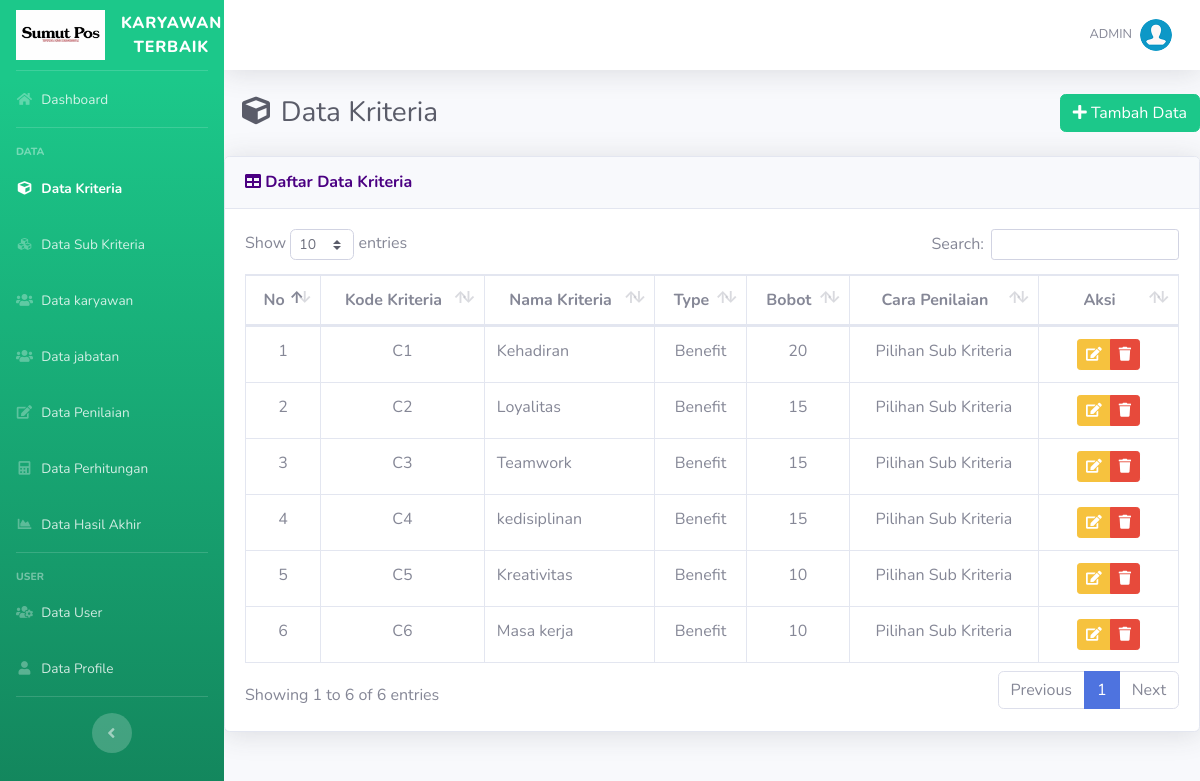
The app's page /list-kriteria.php (signed in) with its own data.
### tables this page shows
CREATE TABLE `kriteria` (
  `id_kriteria` int(11) NOT NULL,
  `kode_kriteria` varchar(10) NOT NULL,
  `nama` varchar(50) NOT NULL,
  `type` enum('Benefit','Cost') NOT NULL,
  `bobot` float NOT NULL,
  `ada_pilihan` tinyint(1) DEFAULT NULL
);

### includes/functions.php (called while the page is built, shortened)
<?php
function get_role() {
	if(isset($_SESSION['user_id']) && isset($_SESSION['role'])) {
		if($_SESSION['role'] == '1') {
			return 'admin';
		} else {
			return 'user';
		}
	} else {
		return false;
	}
}
?>

### list-kriteria.php (the view, shortened to what this page needs)
<?php
require_once('includes/init.php');
$page = "Kriteria";
require_once('template/header.php');
?>
<div class="d-sm-flex align-items-center justify-content-between mb-4">
    <h1 class="h3 mb-0 text-gray-800">&nbsp;&nbsp;<i class="fas fa-fw fa-cube"></i> Data Kriteria</h1>
    <a href="tambah-kriteria.php" class="btn btn-success"> <i class="fa fa-plus"></i> Tambah Data </a>
</div>
<div class="card shadow mb-4">
   <div class="card-header py-3">
    <h6 class="m-0 font-weight-bold" style="color: #4B0082;"><i class="fa fa-table"></i> Daftar Data Kriteria</h6>
</div>
    <div class="card-body">
		<div class="table-responsive">
			<table class="table table-bordered" id="dataTable" width="100%" cellspacing="0">
				<thead class="bg-purple">
					<tr align="center">
						<th>No</th>
						<th>Kode Kriteria</th>
						<th>Nama Kriteria</th>
						<th>Type</th>
						<th>Bobot</th>
						<th>Cara Penilaian</th>
						<th width="15%">Aksi</th>
					</tr>
				</thead>
				<tbody>
				<?php
				$no = 1;
				$query = mysqli_query($koneksi,"SELECT * FROM kriteria ORDER BY kode_kriteria ASC");
				while($data = mysqli_fetch_array($query)):
				?>
					<tr align="center">
						<td><?php echo $no; ?></td>
						<td><?php echo $data['kode_kriteria']; ?></td>
						<td align="left"><?php echo $data['nama']; ?></td>
						<td><?php echo $data['type']; ?></td>
						<td><?php echo $data['bobot']; ?></td>
						<td><?php echo ($data['ada_pilihan']) ? 'Pilihan Sub Kriteria': 'Input Langsung'; ?></td>
						<td>
							<div class="btn-group" role="group">
								<a data-toggle="tooltip" data-placement="bottom" title="Edit Data" href="edit-kriteria.php?id=<?php echo $data['id_kriteria']; ?>" class="btn btn-warning btn-sm"><i class="fa fa-edit"></i></a>
								<a  data-toggle="tooltip" data-placement="bottom" title="Hapus Data" href="hapus-kriteria.php?id=<?php echo $data['id_kriteria']; ?>" onclick="return confirm ('Apakah anda yakin untuk meghapus data ini')" class="btn btn-danger btn-sm"><i class="fa fa-trash"></i></a>
							</div>
						</td>
					</tr>
					<?php
					$no++;
					endwhile; ?>
				</tbody>
			</table>
		</div>
	</div>
</div>
<?php
require_once('template/footer.php');
?>

### template/header.php (shortened to what this page needs)
<!DOCTYPE html>
<html lang="en">
<head>
  <link href="assets/vendor/fontawesome-free/css/all.min.css" rel="stylesheet" type="text/css">
  <link href="assets/css/sb-admin-2.min.css" rel="stylesheet">
  <link href="assets/css/custom.css" rel="stylesheet">
  <link href="assets/vendor/datatables/dataTables.bootstrap4.min.css" rel="stylesheet">
</head>
<body id="page-top">
  <div id="wrapper">
    <ul class="navbar-nav bg-gradient-success sidebar sidebar-dark accordion" id="accordionSidebar">
      <a class="sidebar-brand d-flex align-items-center justify-content-left" href="index.php">
        <img src="assets/img/sumut1.jpeg" alt="KU" width="100" height="50"/>
        <div class="sidebar-brand-text mx-3">Karyawan terbaik</div>
      </a>
      <hr class="sidebar-divider my-0">
      <li class="nav-item <?php if($page == "Dashboard"){echo "active";} ?>">
        <a class="nav-link" href="index.php">
          <i class="fas fa-fw fa-home"></i>
          <span>Dashboard</span></a>
      </li>
    <?php
    $user_role = get_role();
    if($user_role == 'admin') {
    ?>
      <hr class="sidebar-divider">
      <div class="sidebar-heading">
        Data
      </div>
    <li class="nav-item <?php if($page == "Kriteria"){echo "active";} ?>">
        <a class="nav-link" href="list-kriteria.php">
          <i class="fas fa-fw fa-cube"></i>
          <span>Data Kriteria</span></a>
      </li>
    <li class="nav-item <?php if($page == "Sub Kriteria"){echo "active";} ?>">
        <a class="nav-link" href="list-sub-kriteria.php">
          <i class="fas fa-fw fa-cubes"></i>
          <span>Data Sub Kriteria</span></a>
      </li>
    <li class="nav-item <?php if($page == "Alternatif"){echo "active";} ?>">
        <a class="nav-link" href="list-alternatif.php">
          <i class="fas fa-fw fa-users"></i>
          <span>Data karyawan</span></a>
      </li>
        <li class="nav-item <?php if($page == "data_jabatan"){echo "active";} ?>">
        <a class="nav-link" href="data_jabatan.php">
          <i class="fas fa-fw fa-users"></i>
          <span>Data jabatan</span></a>
      </li>
    <li class="nav-item <?php if($page == "Penilaian"){echo "active";} ?>">
        <a class="nav-link" href="list-penilaian.php">
          <i class="fas fa-fw fa-edit"></i>
          <span>Data Penilaian</span></a>
      </li>
    <li class="nav-item <?php if($page == "Perhitungan"){echo "active";} ?>">
        <a class="nav-link" href="perhitungan.php">
          <i class="fas fa-fw fa-calculator"></i>
          <span>Data Perhitungan</span></a>
      </li>
    <li class="nav-item <?php if($page == "Hasil"){echo "active";} ?>">
        <a class="nav-link" href="hasil.php">
          <i class="fas fa-fw fa-chart-area"></i>
          <span>Data Hasil Akhir</span></a>
      </li>
      <hr class="sidebar-divider">
      <div class="sidebar-heading">
        User
      </div>
    <li class="nav-item <?php if($page == "User"){echo "active";} ?>">
        <a class="nav-link" href="list-user.php">
          <i class="fas fa-fw fa-users-cog"></i>
          <span>Data User</span></a>
      </li>
    <li class="nav-item <?php if($page == "Profile"){echo "active";} ?>">
        <a class="nav-link" href="list-profile.php">
          <i class="fas fa-fw fa-user"></i>
          <span>Data Profile</span></a>
      </li>
    <?php
    }
    ?>
      <hr class="sidebar-divider d-none d-md-block">
      <div class="text-center d-none d-md-inline">
        <button class="rounded-circle border-0" id="sidebarToggle"></button>
      </div>
    </ul>
    <div id="content-wrapper" class="d-flex flex-column">
      <div id="content">
        <nav class="navbar navbar-expand navbar-light bg-white topbar mb-4 static-top shadow">
          <ul class="navbar-nav ml-auto">
            <li class="nav-item dropdown no-arrow">
              <a class="nav-link dropdown-toggle" href="#" id="userDropdown" role="button" data-toggle="dropdown" aria-haspopup="true" aria-expanded="false">
                <span class="text-uppercase mr-2 d-none d-lg-inline text-gray-600 small">
          <?php
          echo $_SESSION['username'];
          ?>
        </span>
                <img class="img-profile rounded-circle" src="assets/img/user.png">
              </a>
            </li>
          </ul>
        </nav>

### template/footer.php (shortened to what this page needs)
</div>
</div>
</div>
</body>
</html>

### records on screen
kriteria: kode_kriteria "C1", nama "Kehadiran", type "Benefit", bobot "20", ada_pilihan "Pilihan Sub Kriteria"
kriteria: kode_kriteria "C2", nama "Loyalitas", type "Benefit", bobot "15", ada_pilihan "Pilihan Sub Kriteria"
kriteria: kode_kriteria "C3", nama "Teamwork", type "Benefit", bobot "15", ada_pilihan "Pilihan Sub Kriteria"
kriteria: kode_kriteria "C4", nama "kedisiplinan", type "Benefit", bobot "15", ada_pilihan "Pilihan Sub Kriteria"
kriteria: kode_kriteria "C5", nama "Kreativitas", type "Benefit", bobot "10", ada_pilihan "Pilihan Sub Kriteria"
kriteria: kode_kriteria "C6", nama "Masa kerja", type "Benefit", bobot "10", ada_pilihan "Pilihan Sub Kriteria"

### other values on screen
$_SESSION['username'] "ADMIN"
